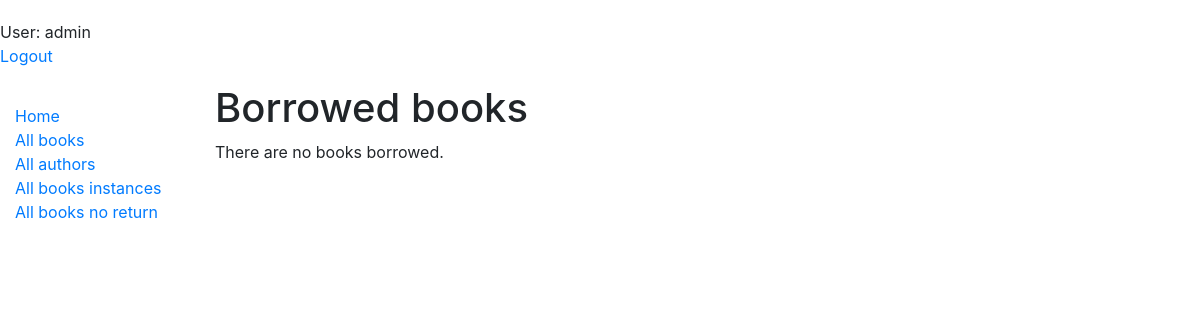
/catalog/allbooksreserved/ (signed in), run on an earlier commit of the app's database.
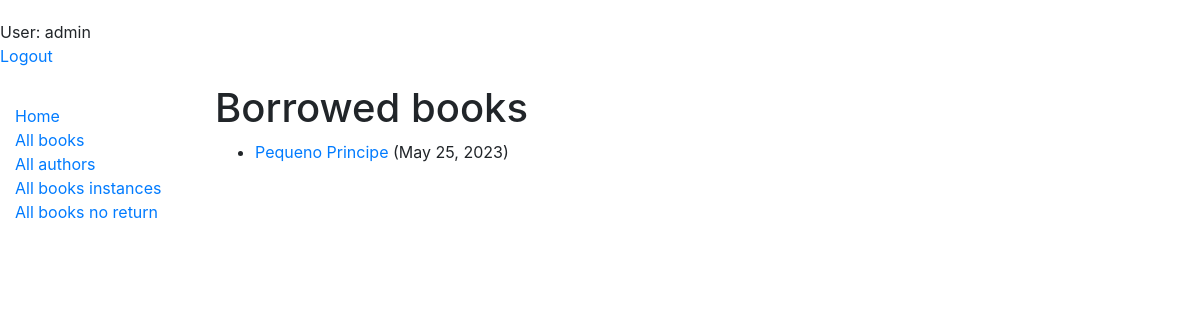
And on a later commit of the database.
### catalog/models.py (models this page shows, shortened)
class BookUnstance(models.Model):
    id = models.UUIDField(primary_key=True, default=uuid.uuid4, help_text='id unico para um livro particular')
    book = models.ForeignKey('Book', on_delete=models.SET_NULL, null=True)
    imprint = models.CharField(max_length=200)
    due_back = models.DateField(null=True, blank=True)
    borrower = models.ForeignKey(User, on_delete=models.SET_NULL, null=True, blank=True)
    LOAN_STATUS = (
        ('m', 'Maintenance'),
        ('o', 'On loan'),
        ('a', 'Available'),
        ('r', 'Reserved'),
    )
    status = models.CharField(max_length=1, choices=LOAN_STATUS, blank=True, default='m', help_text='Book availability')
    class Meta:
        ordering = ['due_back']
        permissions = (("can_mark_returned", "set book as returned"),)

class Book (models.Model):
    title = models.CharField(max_length=200)
    author = models.ForeignKey('Author', on_delete=models.SET_NULL, null=True)
    summary = models.TextField(max_length=1000, help_text='entre com uma descrição do livro')
    isbn = models.CharField('ISBN', max_length=13, help_text='13 Character <a href="https://www.isbn-international.org/content/what-isbn">ISBN number</a>')
    genre = models.ManyToManyField(Genre, help_text='selecione o genero do livro')
    language = models.ForeignKey('Language',on_delete=models.SET_NULL, null=True)

### catalog/views.py (the view)
# urls.py: path("allbooksreserved/", views.ListBookNoReturn.as_view(), name="booksnoreturn"),
class ListBookNoReturn(PermissionRequiredMixin,LoginRequiredMixin,generic.ListView):
  permission_required = "can_mark_returned"
  model = BookUnstance
  template_name = "catalog/booksnoreturn.html"
  paginate_by = 10
  def get_queryset(self):
      return (
        BookUnstance.objects.filter(status__exact='r')
      )

### templates/catalog/booksnoreturn.html
{% extends "../base.html" %}
{% block content %}
    <h1>Borrowed books</h1>
    {% if bookunstance_list %}
    <ul>
      {% for bookinst in bookunstance_list %}
      <li>
        <a href="{% url 'catalog:book_detail' bookinst.book.pk %}">{{ bookinst.book.title }}</a> ({{ bookinst.due_back }})
      </li>
      {% endfor %}
    </ul>
    {% else %}
      <p>There are no books borrowed.</p>
    {% endif %}
{% endblock %}

What changed in the data, as far as the page shows it:
now on this page (row edited): BookUnstance: book "Pequeno Principe", due_back "May 25, 2023"
Also different on the page:
text no longer shown: "There are no books borrowed."
